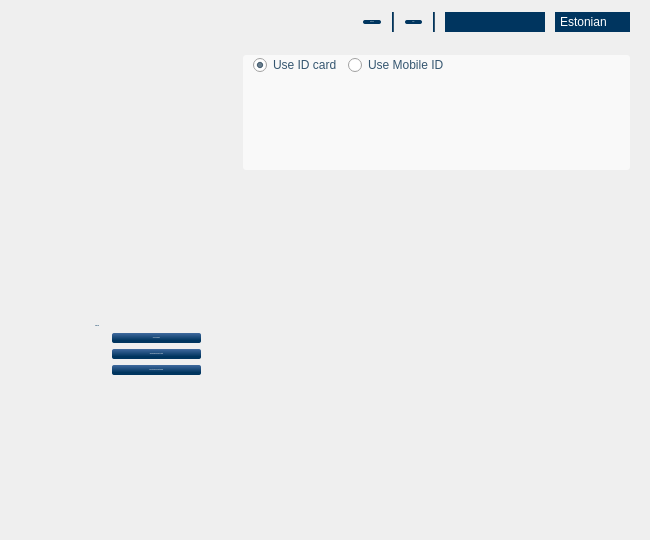
<?xml version="1.0" encoding="UTF-8"?>
<ui version="4.0">
 <class>MainWindow</class>
 <widget class="QWidget" name="MainWindow">
  <property name="geometry">
   <rect>
    <x>0</x>
    <y>0</y>
    <width>650</width>
    <height>540</height>
   </rect>
  </property>
  <property name="sizePolicy">
   <sizepolicy hsizetype="Fixed" vsizetype="Fixed">
    <horstretch>0</horstretch>
    <verstretch>0</verstretch>
   </sizepolicy>
  </property>
  <property name="minimumSize">
   <size>
    <width>650</width>
    <height>540</height>
   </size>
  </property>
  <property name="maximumSize">
   <size>
    <width>650</width>
    <height>540</height>
   </size>
  </property>
  <property name="acceptDrops">
   <bool>true</bool>
  </property>
  <property name="windowTitle">
   <string notr="true">DigiDoc3 client</string>
  </property>
  <property name="windowIcon">
   <iconset resource="../rc/qdigidocclient.qrc">
    <normaloff>:/images/digidoc_icon_48x48.png</normaloff>:/images/digidoc_icon_48x48.png</iconset>
  </property>
  <property name="styleSheet">
   <string notr="true">* {
color: #355670;
font: 12px &quot;Arial, Liberation Sans&quot;;
}

#background
{ background-image: url(&quot;:/images/background.png&quot;); }

/* widgets */
QPushButton
{
background-color: qlineargradient(x1: 0, y1: 0, x2: 0, y2: 1, stop: 0 #406A9E, stop: 0.75 #00355F);
border: 0px;
border-radius: 2px;
color: white;
margin-left: 1px;
margin-right: 1px;
min-width: 75px;
padding: 1px 7px;
}

QDialogButtonBox QPushButton, #home QPushButton
{ padding: 4px 7px; }

QPushButton:hover, QPushButton:focus
{
background-color: qlineargradient(x1: 0, y1: 0, x2: 0, y2: 1, stop: 0 #F1C157, stop:0.28 #FADF91, stop:1 #EBA927);
color: #00355F;
}

QPushButton:disabled
{ background-color: qlineargradient(x1: 0, y1: 0, x2: 0, y2: 1, stop: 0 #A3AFC0, stop: 0.75 #80909D); }

/* header */
#headerLine, #headerLine2
{ background-color: #00355F; }

#cards, #languages
{
background-color: #00355F;
border: 0px;
color: white;
}

#cards QListView, #languages QListView
{
background-color: white;
border: 0px;
color: #355670;
}

#cards::down-arrow, #languages::down-arrow
{ image: url(&quot;:/images/languages_button.png&quot;); }

#cards::drop-down, #languages::drop-down
{ border: 0px; }

#settings, #help
{
background-color: #00355F;
color: #afc6d1;
font: bold;
min-width: 0px;
}

#infoFrame
{
background-color: rgba( 255, 255, 255, 153 );
border-radius: 3px;
color: #668696;
padding-left: 10px;
padding-right: 10px;
}

#infoFrame QLabel
{ font: bold; }

/* content */
#homeButtonLabel,
#viewContentLabel, #viewSignaturesLabel,
#signContentLabel, #signSigner, #signSignerLabel
{
color: #00355F;
font: bold;
}

#home, #intro, #sign, #view,
#viewSignatures
{ background-color: transparent; }

#signContentFrame, #viewContentFrame
{
background-color: rgba( 255, 255, 255, 200 );
border: 1px solid gray;
color: #355670;
}

#signContentView, #viewContentView
{
background-color: transparent;
padding: 5px;
}

#viewSignatures
{ color: #71889A; }

#signSignerRole, #viewSignaturesScroll
{
background-color: rgba( 255, 255, 255, 200 );
border: 1px solid gray;
padding: 5px;
}</string>
  </property>
  <layout class="QVBoxLayout" name="MainLayout">
   <property name="spacing">
    <number>0</number>
   </property>
   <property name="margin">
    <number>0</number>
   </property>
   <item>
    <widget class="QFrame" name="background">
     <layout class="QVBoxLayout" name="backgroundLayout">
      <property name="spacing">
       <number>0</number>
      </property>
      <property name="leftMargin">
       <number>20</number>
      </property>
      <property name="topMargin">
       <number>0</number>
      </property>
      <property name="rightMargin">
       <number>20</number>
      </property>
      <property name="bottomMargin">
       <number>20</number>
      </property>
      <item>
       <layout class="QHBoxLayout" name="headerLayout">
        <property name="spacing">
         <number>10</number>
        </property>
        <item>
         <spacer name="headerSpacer">
          <property name="orientation">
           <enum>Qt::Horizontal</enum>
          </property>
          <property name="sizeHint" stdset="0">
           <size>
            <width>0</width>
            <height>45</height>
           </size>
          </property>
         </spacer>
        </item>
        <item>
         <widget class="QPushButton" name="settings">
          <property name="font">
           <font>
            <family>Arial, Liberation Sans</family>
            <pointsize>-1</pointsize>
            <weight>75</weight>
            <italic>false</italic>
            <bold>true</bold>
           </font>
          </property>
          <property name="text">
           <string>Settings</string>
          </property>
         </widget>
        </item>
        <item>
         <widget class="Line" name="headerLine">
          <property name="maximumSize">
           <size>
            <width>2</width>
            <height>20</height>
           </size>
          </property>
          <property name="frameShadow">
           <enum>QFrame::Plain</enum>
          </property>
          <property name="orientation">
           <enum>Qt::Vertical</enum>
          </property>
         </widget>
        </item>
        <item>
         <widget class="QPushButton" name="help">
          <property name="font">
           <font>
            <family>Arial, Liberation Sans</family>
            <pointsize>-1</pointsize>
            <weight>75</weight>
            <italic>false</italic>
            <bold>true</bold>
           </font>
          </property>
          <property name="text">
           <string>Help</string>
          </property>
         </widget>
        </item>
        <item>
         <widget class="Line" name="headerLine2">
          <property name="maximumSize">
           <size>
            <width>2</width>
            <height>20</height>
           </size>
          </property>
          <property name="frameShadow">
           <enum>QFrame::Plain</enum>
          </property>
          <property name="orientation">
           <enum>Qt::Vertical</enum>
          </property>
         </widget>
        </item>
        <item>
         <widget class="ComboBox" name="cards">
          <property name="minimumSize">
           <size>
            <width>100</width>
            <height>20</height>
           </size>
          </property>
         </widget>
        </item>
        <item>
         <widget class="ComboBox" name="languages">
          <property name="minimumSize">
           <size>
            <width>75</width>
            <height>20</height>
           </size>
          </property>
          <item>
           <property name="text">
            <string notr="true">Estonian</string>
           </property>
          </item>
          <item>
           <property name="text">
            <string notr="true">English</string>
           </property>
          </item>
          <item>
           <property name="text">
            <string notr="true">Russian</string>
           </property>
          </item>
         </widget>
        </item>
       </layout>
      </item>
      <item>
       <layout class="QHBoxLayout" name="infoLayout">
        <property name="topMargin">
         <number>10</number>
        </property>
        <property name="bottomMargin">
         <number>10</number>
        </property>
        <item>
         <spacer name="infoSpacer">
          <property name="orientation">
           <enum>Qt::Horizontal</enum>
          </property>
          <property name="sizeHint" stdset="0">
           <size>
            <width>0</width>
            <height>0</height>
           </size>
          </property>
         </spacer>
        </item>
        <item>
         <widget class="QFrame" name="infoFrame">
          <property name="minimumSize">
           <size>
            <width>387</width>
            <height>115</height>
           </size>
          </property>
          <layout class="QGridLayout" name="infoFrameLayout">
           <property name="margin">
            <number>0</number>
           </property>
           <item row="0" column="0">
            <layout class="QHBoxLayout" name="infoSignLayout">
             <item>
              <widget class="QRadioButton" name="infoSignCard">
               <property name="text">
                <string>Use ID card</string>
               </property>
               <property name="checked">
                <bool>true</bool>
               </property>
              </widget>
             </item>
             <item>
              <widget class="QRadioButton" name="infoSignMobile">
               <property name="text">
                <string>Use Mobile ID</string>
               </property>
              </widget>
             </item>
             <item>
              <spacer name="infoSignSpacer">
               <property name="orientation">
                <enum>Qt::Horizontal</enum>
               </property>
               <property name="sizeHint" stdset="0">
                <size>
                 <width>0</width>
                 <height>0</height>
                </size>
               </property>
              </spacer>
             </item>
            </layout>
           </item>
           <item row="0" column="1" rowspan="3">
            <widget class="QLabel" name="infoLogo"/>
           </item>
           <item row="1" column="0">
            <widget class="QStackedWidget" name="infoStack">
             <property name="currentIndex">
              <number>0</number>
             </property>
             <widget class="QLabel" name="infoCard">
              <property name="font">
               <font>
                <family>Arial, Liberation Sans</family>
                <pointsize>-1</pointsize>
                <weight>75</weight>
                <italic>false</italic>
                <bold>true</bold>
               </font>
              </property>
             </widget>
             <widget class="QWidget" name="infoMobile">
              <layout class="QGridLayout" name="infoMobileLayout">
               <property name="margin">
                <number>0</number>
               </property>
               <item row="0" column="0">
                <widget class="QLabel" name="infoMobileCellLabel">
                 <property name="text">
                  <string>Mobile number:</string>
                 </property>
                </widget>
               </item>
               <item row="0" column="1">
                <widget class="QLineEdit" name="infoMobileCell"/>
               </item>
               <item row="1" column="0">
                <widget class="QLabel" name="infoMobileCodeLabel">
                 <property name="text">
                  <string>Personal code:</string>
                 </property>
                </widget>
               </item>
               <item row="1" column="1">
                <widget class="QLineEdit" name="infoMobileCode"/>
               </item>
               <item row="2" column="0">
                <spacer name="infoMobileSpacer">
                 <property name="orientation">
                  <enum>Qt::Vertical</enum>
                 </property>
                 <property name="sizeType">
                  <enum>QSizePolicy::Preferred</enum>
                 </property>
                 <property name="sizeHint" stdset="0">
                  <size>
                   <width>0</width>
                   <height>0</height>
                  </size>
                 </property>
                </spacer>
               </item>
              </layout>
             </widget>
            </widget>
           </item>
          </layout>
         </widget>
        </item>
       </layout>
      </item>
      <item>
       <widget class="QStackedWidget" name="stack">
        <property name="currentIndex">
         <number>0</number>
        </property>
        <widget class="QWidget" name="home">
         <layout class="QVBoxLayout" name="homeLayout">
          <property name="leftMargin">
           <number>75</number>
          </property>
          <property name="topMargin">
           <number>0</number>
          </property>
          <property name="rightMargin">
           <number>75</number>
          </property>
          <property name="bottomMargin">
           <number>0</number>
          </property>
          <item>
           <spacer name="homeTopSpacer">
            <property name="orientation">
             <enum>Qt::Vertical</enum>
            </property>
            <property name="sizeHint" stdset="0">
             <size>
              <width>0</width>
              <height>0</height>
             </size>
            </property>
           </spacer>
          </item>
          <item>
           <layout class="QGridLayout" name="homeButtonLayout">
            <item row="0" column="0" colspan="2">
             <widget class="QLabel" name="homeButtonLabel">
              <property name="font">
               <font>
                <family>Arial, Liberation Sans</family>
                <pointsize>-1</pointsize>
                <weight>75</weight>
                <italic>false</italic>
                <bold>true</bold>
               </font>
              </property>
              <property name="text">
               <string>I want to:</string>
              </property>
             </widget>
            </item>
            <item row="0" column="2">
             <spacer name="homeButtonSpacer">
              <property name="orientation">
               <enum>Qt::Horizontal</enum>
              </property>
              <property name="sizeHint" stdset="0">
               <size>
                <width>0</width>
                <height>0</height>
               </size>
              </property>
             </spacer>
            </item>
            <item row="1" column="1">
             <widget class="QPushButton" name="homeSign">
              <property name="font">
               <font>
                <family>Arial, Liberation Sans</family>
                <pointsize>-1</pointsize>
                <weight>50</weight>
                <italic>false</italic>
                <bold>false</bold>
               </font>
              </property>
              <property name="text">
               <string>Sign documents</string>
              </property>
             </widget>
            </item>
            <item row="2" column="1">
             <widget class="QPushButton" name="homeView">
              <property name="font">
               <font>
                <family>Arial, Liberation Sans</family>
                <pointsize>-1</pointsize>
                <weight>50</weight>
                <italic>false</italic>
                <bold>false</bold>
               </font>
              </property>
              <property name="text">
               <string>View signed document content</string>
              </property>
             </widget>
            </item>
            <item row="3" column="1">
             <widget class="QPushButton" name="homeCrypt">
              <property name="font">
               <font>
                <family>Arial, Liberation Sans</family>
                <pointsize>-1</pointsize>
                <weight>50</weight>
                <italic>false</italic>
                <bold>false</bold>
               </font>
              </property>
              <property name="text">
               <string>Encrypt files for secure transfer</string>
              </property>
             </widget>
            </item>
            <item row="1" column="0">
             <spacer name="homePadding">
              <property name="orientation">
               <enum>Qt::Horizontal</enum>
              </property>
              <property name="sizeType">
               <enum>QSizePolicy::Minimum</enum>
              </property>
              <property name="sizeHint" stdset="0">
               <size>
                <width>10</width>
                <height>0</height>
               </size>
              </property>
             </spacer>
            </item>
           </layout>
          </item>
          <item>
           <spacer name="homeBottomSpacer">
            <property name="orientation">
             <enum>Qt::Vertical</enum>
            </property>
            <property name="sizeHint" stdset="0">
             <size>
              <width>0</width>
              <height>0</height>
             </size>
            </property>
           </spacer>
          </item>
         </layout>
        </widget>
        <widget class="QWidget" name="intro">
         <layout class="QVBoxLayout" name="introLayout">
          <property name="margin">
           <number>0</number>
          </property>
          <item>
           <widget class="QLabel" name="introContent">
            <property name="text">
             <string>&lt;!DOCTYPE HTML PUBLIC &quot;-//W3C//DTD HTML 4.0//EN&quot; &quot;http://www.w3.org/TR/REC-html40/strict.dtd&quot;&gt;
&lt;html&gt;&lt;head&gt;&lt;meta name=&quot;qrichtext&quot; content=&quot;1&quot; /&gt;
&lt;/head&gt;&lt;body&gt;
&lt;p style=&quot; font: 12px 'Arial,Liberation Sans';&quot;&gt;
Digital signing.&lt;br /&gt;&lt;br /&gt;
Digital signing is equal to physical signing. to sing a document you need an ID-card with a valid and usable signing certificate.&lt;br /&gt;&lt;br /&gt;
Signing is done via PIN2 code&lt;br /&gt;&lt;br /&gt;
Also and active internet connection is needed.&lt;/p&gt;
&lt;/body&gt;&lt;/html&gt;</string>
            </property>
            <property name="wordWrap">
             <bool>true</bool>
            </property>
           </widget>
          </item>
          <item>
           <spacer name="introSpacer">
            <property name="orientation">
             <enum>Qt::Vertical</enum>
            </property>
            <property name="sizeHint" stdset="0">
             <size>
              <width>0</width>
              <height>0</height>
             </size>
            </property>
           </spacer>
          </item>
          <item>
           <widget class="QCheckBox" name="introCheck">
            <property name="text">
             <string>Skip this intro</string>
            </property>
           </widget>
          </item>
          <item>
           <widget class="QDialogButtonBox" name="introButtons">
            <property name="standardButtons">
             <set>QDialogButtonBox::Cancel</set>
            </property>
           </widget>
          </item>
         </layout>
        </widget>
        <widget class="QWidget" name="sign">
         <layout class="QGridLayout" name="signLayout">
          <property name="horizontalSpacing">
           <number>10</number>
          </property>
          <property name="verticalSpacing">
           <number>4</number>
          </property>
          <property name="margin">
           <number>0</number>
          </property>
          <item row="0" column="0">
           <widget class="QLabel" name="signContentLabel">
            <property name="font">
             <font>
              <family>Arial, Liberation Sans</family>
              <pointsize>-1</pointsize>
              <weight>75</weight>
              <italic>false</italic>
              <bold>true</bold>
             </font>
            </property>
            <property name="text">
             <string>Container content:</string>
            </property>
           </widget>
          </item>
          <item row="0" column="1">
           <widget class="QLabel" name="signSignerLabel">
            <property name="font">
             <font>
              <family>Arial, Liberation Sans</family>
              <pointsize>-1</pointsize>
              <weight>75</weight>
              <italic>false</italic>
              <bold>true</bold>
             </font>
            </property>
            <property name="text">
             <string>Signature</string>
            </property>
           </widget>
          </item>
          <item row="2" column="0" colspan="2">
           <widget class="QDialogButtonBox" name="signButtons">
            <property name="standardButtons">
             <set>QDialogButtonBox::Cancel</set>
            </property>
           </widget>
          </item>
          <item row="1" column="1">
           <widget class="QFrame" name="signSignerRole">
            <layout class="QGridLayout" name="signSignerRoleLayout">
             <item row="1" column="0">
              <widget class="QLabel" name="signRoleLabel">
               <property name="font">
                <font>
                 <family>Arial, Liberation Sans</family>
                 <pointsize>-1</pointsize>
                 <weight>50</weight>
                 <italic>false</italic>
                 <bold>false</bold>
                </font>
               </property>
               <property name="toolTip">
                <string>&lt;!DOCTYPE HTML PUBLIC &quot;-//W3C//DTD HTML 4.0//EN&quot; &quot;http://www.w3.org/TR/REC-html40/strict.dtd&quot;&gt;
&lt;html&gt;&lt;head&gt;&lt;meta name=&quot;qrichtext&quot; content=&quot;1&quot; /&gt;&lt;style type=&quot;text/css&quot;&gt;
p, li { white-space: pre-wrap; }
&lt;/style&gt;&lt;/head&gt;&lt;body style=&quot; font-family:'Arial, Liberation Sans'; font-weight:400; font-style:normal;&quot;&gt;
&lt;p style=&quot; margin-top:0px; margin-bottom:0px; margin-left:0px; margin-right:0px; -qt-block-indent:0; text-indent:0px;&quot;&gt;Roll ...&lt;/p&gt;&lt;/body&gt;&lt;/html&gt;</string>
               </property>
               <property name="text">
                <string>Role</string>
               </property>
              </widget>
             </item>
             <item row="1" column="1">
              <widget class="QLineEdit" name="signRoleInput"/>
             </item>
             <item row="2" column="0">
              <widget class="QLabel" name="signResolutionLabel">
               <property name="font">
                <font>
                 <family>Arial, Liberation Sans</family>
                 <pointsize>-1</pointsize>
                 <weight>50</weight>
                 <italic>false</italic>
                 <bold>false</bold>
                </font>
               </property>
               <property name="toolTip">
                <string>&lt;!DOCTYPE HTML PUBLIC &quot;-//W3C//DTD HTML 4.0//EN&quot; &quot;http://www.w3.org/TR/REC-html40/strict.dtd&quot;&gt;
&lt;html&gt;&lt;head&gt;&lt;meta name=&quot;qrichtext&quot; content=&quot;1&quot; /&gt;&lt;style type=&quot;text/css&quot;&gt;
p, li { white-space: pre-wrap; }
&lt;/style&gt;&lt;/head&gt;&lt;body style=&quot; font-family:'Arial, Liberation Sans'; font-weight:400; font-style:normal;&quot;&gt;
&lt;p style=&quot; margin-top:0px; margin-bottom:0px; margin-left:0px; margin-right:0px; -qt-block-indent:0; text-indent:0px;&quot;&gt;Resolution ...&lt;/p&gt;&lt;/body&gt;&lt;/html&gt;</string>
               </property>
               <property name="text">
                <string>Resolution</string>
               </property>
              </widget>
             </item>
             <item row="2" column="1">
              <widget class="QLineEdit" name="signResolutionInput"/>
             </item>
             <item row="4" column="0">
              <widget class="QLabel" name="signCityLabel">
               <property name="font">
                <font>
                 <family>Arial, Liberation Sans</family>
                 <pointsize>-1</pointsize>
                 <weight>50</weight>
                 <italic>false</italic>
                 <bold>false</bold>
                </font>
               </property>
               <property name="text">
                <string>City</string>
               </property>
              </widget>
             </item>
             <item row="4" column="1">
              <widget class="QLineEdit" name="signCityInput"/>
             </item>
             <item row="5" column="0">
              <widget class="QLabel" name="signStateLabel">
               <property name="font">
                <font>
                 <family>Arial, Liberation Sans</family>
                 <pointsize>-1</pointsize>
                 <weight>50</weight>
                 <italic>false</italic>
                 <bold>false</bold>
                </font>
               </property>
               <property name="text">
                <string>State</string>
               </property>
              </widget>
             </item>
             <item row="5" column="1">
              <widget class="QLineEdit" name="signStateInput"/>
             </item>
             <item row="6" column="0">
              <widget class="QLabel" name="signCountryLabel">
               <property name="font">
                <font>
                 <family>Arial, Liberation Sans</family>
                 <pointsize>-1</pointsize>
                 <weight>50</weight>
                 <italic>false</italic>
                 <bold>false</bold>
                </font>
               </property>
               <property name="text">
                <string>Country</string>
               </property>
              </widget>
             </item>
             <item row="6" column="1">
              <widget class="QLineEdit" name="signCountryInput"/>
             </item>
             <item row="7" column="0">
              <widget class="QLabel" name="signZipLabel">
               <property name="font">
                <font>
                 <family>Arial, Liberation Sans</family>
                 <pointsize>-1</pointsize>
                 <weight>50</weight>
                 <italic>false</italic>
                 <bold>false</bold>
                </font>
               </property>
               <property name="text">
                <string>Zip</string>
               </property>
              </widget>
             </item>
             <item row="7" column="1">
              <widget class="QLineEdit" name="signZipInput"/>
             </item>
             <item row="8" column="1">
              <spacer name="signSignerSpacer">
               <property name="orientation">
                <enum>Qt::Vertical</enum>
               </property>
               <property name="sizeHint" stdset="0">
                <size>
                 <width>0</width>
                 <height>0</height>
                </size>
               </property>
              </spacer>
             </item>
             <item row="0" column="0" colspan="2">
              <widget class="QLabel" name="signSigner">
               <property name="styleSheet">
                <string notr="true">font-weight: bold;</string>
               </property>
              </widget>
             </item>
             <item row="3" column="1">
              <spacer name="locationSpacer">
               <property name="orientation">
                <enum>Qt::Vertical</enum>
               </property>
               <property name="sizeType">
                <enum>QSizePolicy::Fixed</enum>
               </property>
               <property name="sizeHint" stdset="0">
                <size>
                 <width>20</width>
                 <height>10</height>
                </size>
               </property>
              </spacer>
             </item>
            </layout>
           </widget>
          </item>
          <item row="1" column="0">
           <widget class="QFrame" name="signContentFrame">
            <property name="frameShape">
             <enum>QFrame::StyledPanel</enum>
            </property>
            <property name="frameShadow">
             <enum>QFrame::Raised</enum>
            </property>
            <layout class="QVBoxLayout" name="verticalLayout_2">
             <item>
              <widget class="TreeWidget" name="signContentView">
               <property name="frameShape">
                <enum>QFrame::NoFrame</enum>
               </property>
               <property name="horizontalScrollBarPolicy">
                <enum>Qt::ScrollBarAlwaysOff</enum>
               </property>
               <property name="dragEnabled">
                <bool>true</bool>
               </property>
               <property name="alternatingRowColors">
                <bool>true</bool>
               </property>
               <property name="rootIsDecorated">
                <bool>false</bool>
               </property>
               <property name="headerHidden">
                <bool>true</bool>
               </property>
               <property name="columnCount">
                <number>4</number>
               </property>
               <column>
                <property name="text">
                 <string/>
                </property>
               </column>
               <column>
                <property name="text">
                 <string/>
                </property>
               </column>
               <column>
                <property name="text">
                 <string/>
                </property>
               </column>
               <column>
                <property name="text">
                 <string/>
                </property>
               </column>
              </widget>
             </item>
             <item>
              <widget class="QLabel" name="signAddFile">
               <property name="text">
                <string>&lt;a href=&quot;addFile&quot;&gt;Add file&lt;/a&gt;</string>
               </property>
              </widget>
             </item>
            </layout>
           </widget>
          </item>
         </layout>
        </widget>
        <widget class="QWidget" name="view">
         <layout class="QGridLayout" name="viewLayout">
          <property name="horizontalSpacing">
           <number>10</number>
          </property>
          <property name="verticalSpacing">
           <number>4</number>
          </property>
          <property name="margin">
           <number>0</number>
          </property>
          <item row="0" column="0" colspan="2">
           <widget class="QLabel" name="viewFileName">
            <property name="text">
             <string>Container:</string>
            </property>
           </widget>
          </item>
          <item row="1" column="0">
           <widget class="QLabel" name="viewFileStatus">
            <property name="text">
             <string>This container is </string>
            </property>
           </widget>
          </item>
          <item row="2" column="0">
           <widget class="QLabel" name="viewContentLabel">
            <property name="font">
             <font>
              <family>Arial, Liberation Sans</family>
              <pointsize>-1</pointsize>
              <weight>75</weight>
              <italic>false</italic>
              <bold>true</bold>
             </font>
            </property>
            <property name="text">
             <string>Container content:</string>
            </property>
           </widget>
          </item>
          <item row="3" column="1">
           <widget class="QScrollArea" name="viewSignaturesScroll">
            <property name="horizontalScrollBarPolicy">
             <enum>Qt::ScrollBarAlwaysOff</enum>
            </property>
            <property name="widgetResizable">
             <bool>true</bool>
            </property>
            <widget class="QWidget" name="viewSignatures">
             <property name="geometry">
              <rect>
               <x>0</x>
               <y>0</y>
               <width>288</width>
               <height>201</height>
              </rect>
             </property>
             <layout class="QVBoxLayout" name="viewSignaturesLayout">
              <item>
               <spacer name="viewSignaturesSpacer">
                <property name="orientation">
                 <enum>Qt::Vertical</enum>
                </property>
                <property name="sizeHint" stdset="0">
                 <size>
                  <width>0</width>
                  <height>0</height>
                 </size>
                </property>
               </spacer>
              </item>
             </layout>
            </widget>
           </widget>
          </item>
          <item row="4" column="0">
           <widget class="QLabel" name="viewEmail">
            <property name="text">
             <string>&lt;a href=&quot;email&quot;&gt;Send container to email&lt;/a&gt;</string>
            </property>
           </widget>
          </item>
          <item row="4" column="1">
           <widget class="QLabel" name="viewPrint">
            <property name="text">
             <string>&lt;a href=&quot;print&quot;&gt;Print summary&lt;/a&gt;</string>
            </property>
           </widget>
          </item>
          <item row="5" column="0">
           <widget class="QLabel" name="viewBrowse">
            <property name="text">
             <string>&lt;a href=&quot;browse&quot;&gt;Browse container location&lt;/a&gt;</string>
            </property>
           </widget>
          </item>
          <item row="6" column="0" colspan="2">
           <widget class="QDialogButtonBox" name="viewButtons">
            <property name="standardButtons">
             <set>QDialogButtonBox::Close</set>
            </property>
           </widget>
          </item>
          <item row="2" column="1">
           <layout class="QHBoxLayout" name="viewSignaturesLabelLayout">
            <item>
             <widget class="QLabel" name="viewSignaturesLabel">
              <property name="font">
               <font>
                <family>Arial, Liberation Sans</family>
                <pointsize>-1</pointsize>
                <weight>75</weight>
                <italic>false</italic>
                <bold>true</bold>
               </font>
              </property>
              <property name="text">
               <string>Signature</string>
              </property>
             </widget>
            </item>
            <item>
             <widget class="QLabel" name="viewSignaturesError">
              <property name="styleSheet">
               <string notr="true">font: bold;
color: red;</string>
              </property>
              <property name="text">
               <string>NB: Vigane allkiri</string>
              </property>
             </widget>
            </item>
           </layout>
          </item>
          <item row="3" column="0">
           <widget class="QFrame" name="viewContentFrame">
            <property name="frameShape">
             <enum>QFrame::StyledPanel</enum>
            </property>
            <property name="frameShadow">
             <enum>QFrame::Raised</enum>
            </property>
            <layout class="QVBoxLayout" name="verticalLayout">
             <item>
              <widget class="TreeWidget" name="viewContentView">
               <property name="frameShape">
                <enum>QFrame::NoFrame</enum>
               </property>
               <property name="horizontalScrollBarPolicy">
                <enum>Qt::ScrollBarAlwaysOff</enum>
               </property>
               <property name="dragEnabled">
                <bool>true</bool>
               </property>
               <property name="alternatingRowColors">
                <bool>true</bool>
               </property>
               <property name="rootIsDecorated">
                <bool>false</bool>
               </property>
               <property name="headerHidden">
                <bool>true</bool>
               </property>
               <property name="columnCount">
                <number>4</number>
               </property>
               <column>
                <property name="text">
                 <string/>
                </property>
               </column>
               <column>
                <property name="text">
                 <string/>
                </property>
               </column>
               <column>
                <property name="text">
                 <string/>
                </property>
               </column>
               <column>
                <property name="text">
                 <string/>
                </property>
               </column>
              </widget>
             </item>
             <item>
              <widget class="QLabel" name="viewSaveAs">
               <property name="text">
                <string>&lt;a href=&quot;saveAs&quot;&gt;Save files to disk&lt;/a&gt;</string>
               </property>
               <property name="alignment">
                <set>Qt::AlignRight|Qt::AlignTrailing|Qt::AlignVCenter</set>
               </property>
              </widget>
             </item>
            </layout>
           </widget>
          </item>
         </layout>
        </widget>
       </widget>
      </item>
     </layout>
    </widget>
   </item>
  </layout>
 </widget>
 <customwidgets>
  <customwidget>
   <class>TreeWidget</class>
   <extends>QTreeWidget</extends>
   <header>TreeWidget.h</header>
  </customwidget>
  <customwidget>
   <class>ComboBox</class>
   <extends>QComboBox</extends>
   <header>ComboBox.h</header>
  </customwidget>
 </customwidgets>
 <resources>
  <include location="../rc/qdigidocclient.qrc"/>
 </resources>
 <connections/>
</ui>
